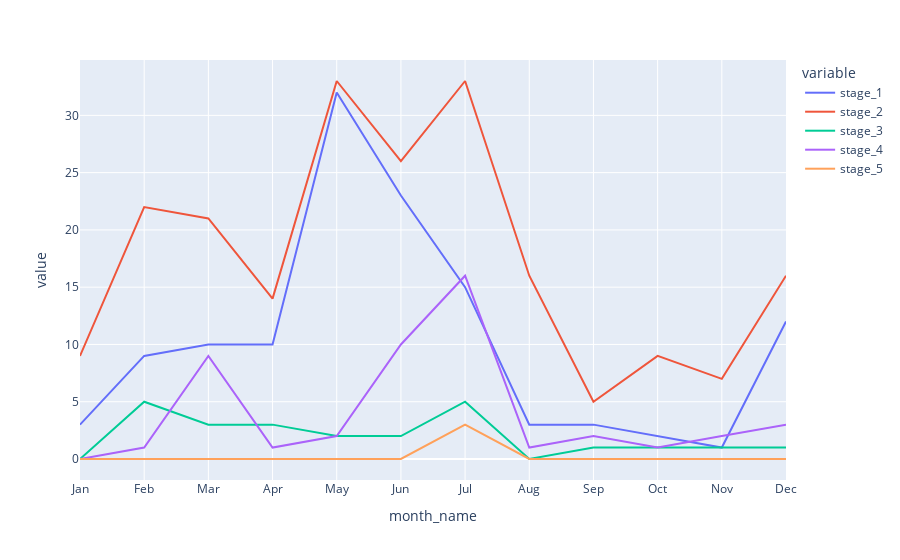

The cell this chart's notebook holds for it:
### Code cell
monthly = %sql SELECT month,month_name as "month_name" ,count(case when stage = 1 then 1 else null end) as "stage_1",count(case when stage = 2 then 1 else null end) as "stage_2",count(case when stage = 3 then 1 else null end) as "stage_3",count(case when stage = 4 then 1 else null end) as "stage_4",count(case when stage = 5 then 1 else null end) as "stage_5" FROM load_shedding_clean GROUP BY month,month_name ORDER by month
monthly
fig2 = px.line(monthly,x="month_name",y=["stage_1","stage_2","stage_3","stage_4","stage_5"])
fig2.show()

### Figure 1 — Plotly figure (JSON) as saved in the notebook; plotly's stock layout.template omitted (floating-point values rounded to 4 significant figures)
{"data": [{"hovertemplate": "variable=stage_1<br>month_name=%{x}<br>value=%{y}<extra></extra>", "legendgroup": "stage_1", "line": {"color": "#636efa", "dash": "solid"}, "marker": {"symbol": "circle"}, "mode": "lines", "name": "stage_1", "orientation": "v", "showlegend": true, "type": "scatter", "x": ["Jan", "Feb", "Mar", "Apr", "May", "Jun", "Jul", "Aug", "Sep", "Oct", "Nov", "Dec"], "xaxis": "x", "y": [3, 9, 10, 10, 32, 23, 15, 3, 3, 2, 1, 12], "yaxis": "y"}, {"hovertemplate": "variable=stage_2<br>month_name=%{x}<br>value=%{y}<extra></extra>", "legendgroup": "stage_2", "line": {"color": "#EF553B", "dash": "solid"}, "marker": {"symbol": "circle"}, "mode": "lines", "name": "stage_2", "orientation": "v", "showlegend": true, "type": "scatter", "x": ["Jan", "Feb", "Mar", "Apr", "May", "Jun", "Jul", "Aug", "Sep", "Oct", "Nov", "Dec"], "xaxis": "x", "y": [9, 22, 21, 14, 33, 26, 33, 16, 5, 9, 7, 16], "yaxis": "y"}, {"hovertemplate": "variable=stage_3<br>month_name=%{x}<br>value=%{y}<extra></extra>", "legendgroup": "stage_3", "line": {"color": "#00cc96", "dash": "solid"}, "marker": {"symbol": "circle"}, "mode": "lines", "name": "stage_3", "orientation": "v", "showlegend": true, "type": "scatter", "x": ["Jan", "Feb", "Mar", "Apr", "May", "Jun", "Jul", "Aug", "Sep", "Oct", "Nov", "Dec"], "xaxis": "x", "y": [0, 5, 3, 3, 2, 2, 5, 0, 1, 1, 1, 1], "yaxis": "y"}, {"hovertemplate": "variable=stage_4<br>month_name=%{x}<br>value=%{y}<extra></extra>", "legendgroup": "stage_4", "line": {"color": "#ab63fa", "dash": "solid"}, "marker": {"symbol": "circle"}, "mode": "lines", "name": "stage_4", "orientation": "v", "showlegend": true, "type": "scatter", "x": ["Jan", "Feb", "Mar", "Apr", "May", "Jun", "Jul", "Aug", "Sep", "Oct", "Nov", "Dec"], "xaxis": "x", "y": [0, 1, 9, 1, 2, 10, 16, 1, 2, 1, 2, 3], "yaxis": "y"}, {"hovertemplate": "variable=stage_5<br>month_name=%{x}<br>value=%{y}<extra></extra>", "legendgroup": "stage_5", "line": {"color": "#FFA15A", "dash": "solid"}, "marker": {"symbol": "circle"}, "mode": "lines", "name": "stage_5", "orientation": "v", "showlegend": true, "type": "scatter", "x": ["Jan", "Feb", "Mar", "Apr", "May", "Jun", "Jul", "Aug", "Sep", "Oct", "Nov", "Dec"], "xaxis": "x", "y": [0, 0, 0, 0, 0, 0, 3, 0, 0, 0, 0, 0], "yaxis": "y"}], "layout": {"legend": {"title": {"text": "variable"}, "tracegroupgap": 0}, "margin": {"t": 60}, "xaxis": {"anchor": "y", "domain": [0, 1], "title": {"text": "month_name"}}, "yaxis": {"anchor": "x", "domain": [0, 1], "title": {"text": "value"}}}}
